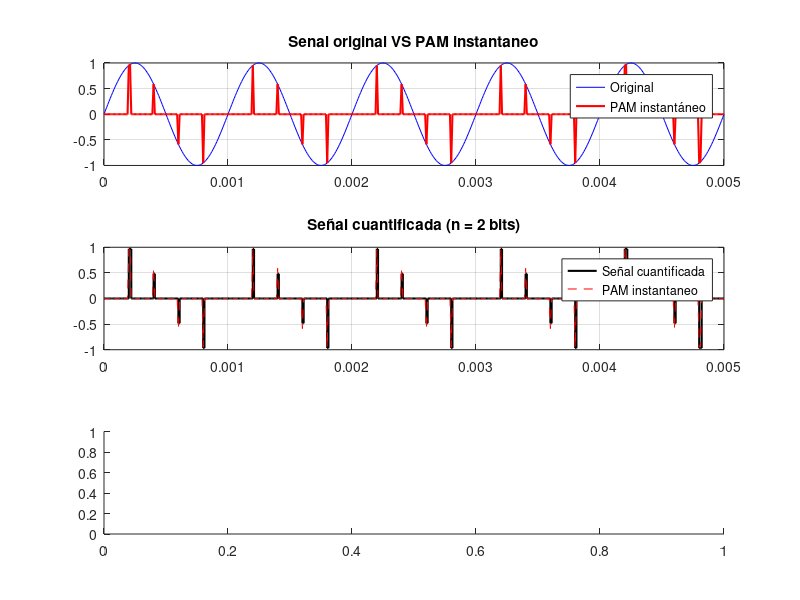

This figure's MATLAB source: (Note: this script raises an error after producing the figure.)
clc; clear; close all;

%% parametros de la senal original
amp = 1;                       % amplitud de la senal
f_carrier = 1000;              % frecuencia de la portadora
Ts = 1/100000;                 % periodo de muestreo continuo
time = 0:Ts:5/f_carrier;         % vector de tiempos
signal_orig = amp * sin(2*pi*f_carrier*time);  % generacion de la senal sinusoidal

%% modulacion pam instantaneo
fs_pam = 5000;                 % frecuencia de muestreo para pam
T_pam = 1/fs_pam;              % periodo de la senal pam
pam_inst = zeros(size(time));  % inicializacion del vector pam instantaneo
for k = 1:length(time)
    if mod(time(k), T_pam) < Ts
        pam_inst(k) = signal_orig(k);
    end
end

%% cuantificacion pcm de la senal pam instantanea
bits = 2;                      % numero de bits para la codificacion pcm (configurable)
levels = 2^bits;               % numero de niveles de cuantificacion
max_val = max(abs(pam_inst));   % valor maximo de la senal pam instantanea
delta = 2 * max_val / levels;   % resolucion de cuantificacion

pcm_signal = delta * floor(pam_inst / delta + 0.5);  % generacion de la senal cuantificada

%% calculo del error de cuantificacion
error_quant = pam_inst - pcm_signal;

%% graficacion de las senales y el error
figure;
subplot(3,1,1);
plot(time, signal_orig, 'b', time, pam_inst, 'r', 'LineWidth', 1.5);
title('Senal original VS PAM instantaneo');
legend('Original', 'PAM instantáneo');
grid on;

subplot(3,1,2);
stairs(time, pcm_signal, 'k', 'LineWidth', 1.5); % senal pcm
hold on;
plot(time, pam_inst, 'r--');
title(['Señal cuantificada (n = ', num2str(bits), ' bits)']);
legend('Señal cuantificada', 'PAM instantaneo');
grid on;

subplot(3,1,3);
histogram(error_quant, 10);
title('Error de Cuantificación');
xlabel('Error');
ylabel('Frecuencia');
grid on;
